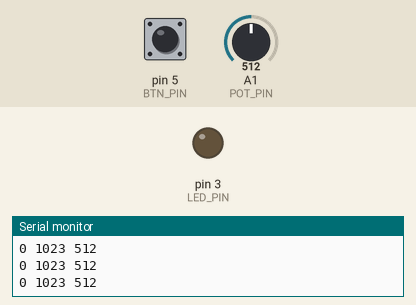
A sketch run on a simulated Arduino Uno, built with avr-gcc and run on an emulated ATmega328P. Shown: output pins drawn as LEDs (lit = HIGH), the last lines printed to the serial monitor. Dashed ring = blinking. The test bench sets the inputs (shaded band); at power-on: pin 5 (BTN_PIN) LOW, A1 (POT_PIN) = 512.

Above: at 1.2 s.
1.3 s: pin 5 (BTN_PIN) pulled HIGH for 3.2 s
At 2.2 s:
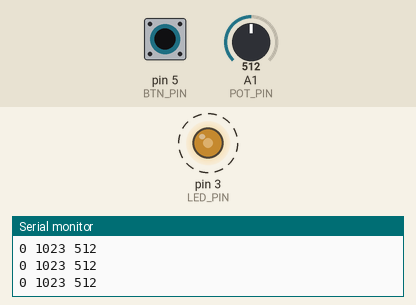
6.0 s: A1 (POT_PIN) set to 993
9.0 s: A1 (POT_PIN) set to 1007
10.5 s: pin 5 (BTN_PIN) pulled HIGH for 0.15 s
At 11.5 s:
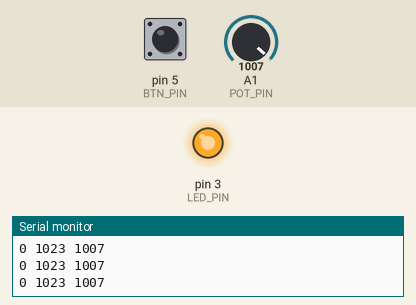
12.2 s: A1 (POT_PIN) set to 716
At 13.4 s:
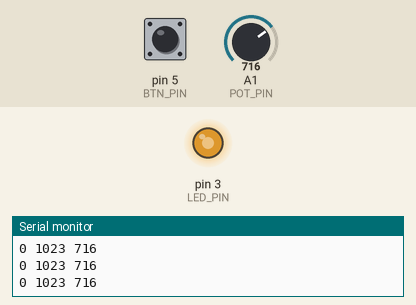
13.7 s: A1 (POT_PIN) set to 122
At 14.6 s:
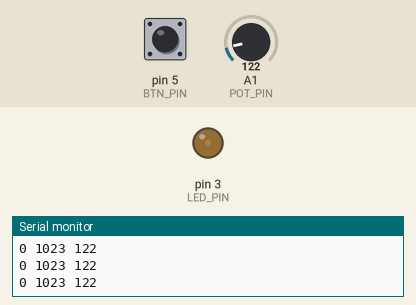
Timing chart, 0 to 16.2 s (numbered marks = the images above; inputs shaded):
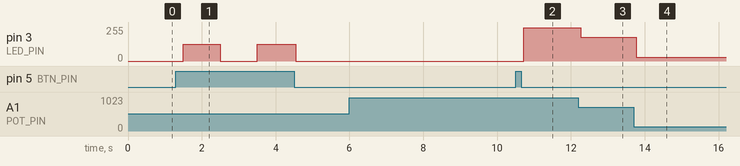

Measured:
- after the input at 1.3 s, pin 3 (LED_PIN): alternates 127/255 for 1.0 s and 0/255 for 1.0 s, starting after 0.20 s
- after the input at 10.5 s, pin 3 (LED_PIN): 0/255 → 251/255 after 0.22 s
- after the input at 12.2 s, pin 3 (LED_PIN): 251/255 → 178/255 after 0.07 s
- after the input at 13.7 s, pin 3 (LED_PIN): 178/255 → 30/255 after 0.07 s

The sketch:

01-led-btn-pot.ino
```cpp
#include <Arduino.h>

// Konstante Werte über den Interpreter in den Speicher schreiben
#define DEBUG false  // Debugging (Serieller Ausgabe) ist an/aus
#define LED_PIN 3
#define BTN_PIN 5
#define POT_PIN A1  // pin 15 (byte)

// Globale Variablen-Deklaration
bool buttonState;
bool ledState;  // 0 || 1, false || true, LOW || HIGH
bool uiState = false;

unsigned int potValue;  // A0 bis A5 liefern Spannungen (0V bis 5V) -> Digitalisierung mit 10bit:
byte ledValue;          // PWM von 0 bis 255

unsigned long currentTimeStamp = 0;  // in milliseconds 4 294 967 293 -> 49.71 Tage
unsigned long previousTimeStamp = 0;
unsigned long pastTime = 0;
unsigned int buttonInterval = 1000;  // Wartezeit zwischen zwei Taster-Drücken in Millisekunden

// - - - - - - - - - -
// - - - - - - - - - -
// - - - - - - - - - -

// Anschalten des Boards
void setup() {
  Serial.begin(2400);
  if (DEBUG) Serial.println("Setup");  // if (DEBUG == true) { ... }

  pinMode(LED_PIN, OUTPUT);
  pinMode(BTN_PIN, INPUT);

  // Analoge Pins können nur einlesen
  // pinMode(A1, INPUT) kann man sich hier sparen
  // Im Setup sollte/muss der aktuelle Zustand
  // der Komponenten eingelesen werden!
  potValue = analogRead(POT_PIN);
}

// Betriebsprogramm
void loop() {

  // millis() - Liefert die Anzahl der Millisekunden seit den Start des Prozessors
  currentTimeStamp = millis();
  pastTime = currentTimeStamp - previousTimeStamp;  // Wieviel Zeit ist seit dem letzen Tasterdruck vergangen?

  // Taster
  buttonState = digitalRead(BTN_PIN);

  // Potentiometer
  potValue = analogRead(POT_PIN);  // 0 bis 1023

  int min = 0;
  int max = 1023;

  // Ausgabe im Seriellen Plotter
  Serial.print(min);
  Serial.print(" ");
  Serial.print(max);
  Serial.print(" ");
  Serial.println(potValue);

  if (pastTime >= buttonInterval) {
    // - - - - - -
    if (buttonState == HIGH) {
      delay(20);  // Entprellzeit

      previousTimeStamp = currentTimeStamp;  // Tasterdruck-Zeit merken

      // ! not
      ledState = !ledState;
      uiState = !uiState;

      if (DEBUG && uiState) Serial.println("active");
      if (DEBUG && !uiState) Serial.println("inactive");

      delay(100);  // Zeit, den Taster loszulassen
    }
    // - - - - -
  }

  // digitalWrite(LED_PIN, ledState);
  // LED kann gedimmt werden und leuchtet, wenn der ledState das erlaubt.
  if (ledState) { // Wenn ledState == true
    ledValue = map(potValue, 0, 1023, 0, 255);
    analogWrite(LED_PIN, ledValue);
  } else { // Sonst (wenn ledState != true)
    digitalWrite(LED_PIN, LOW);
  }
}
```
